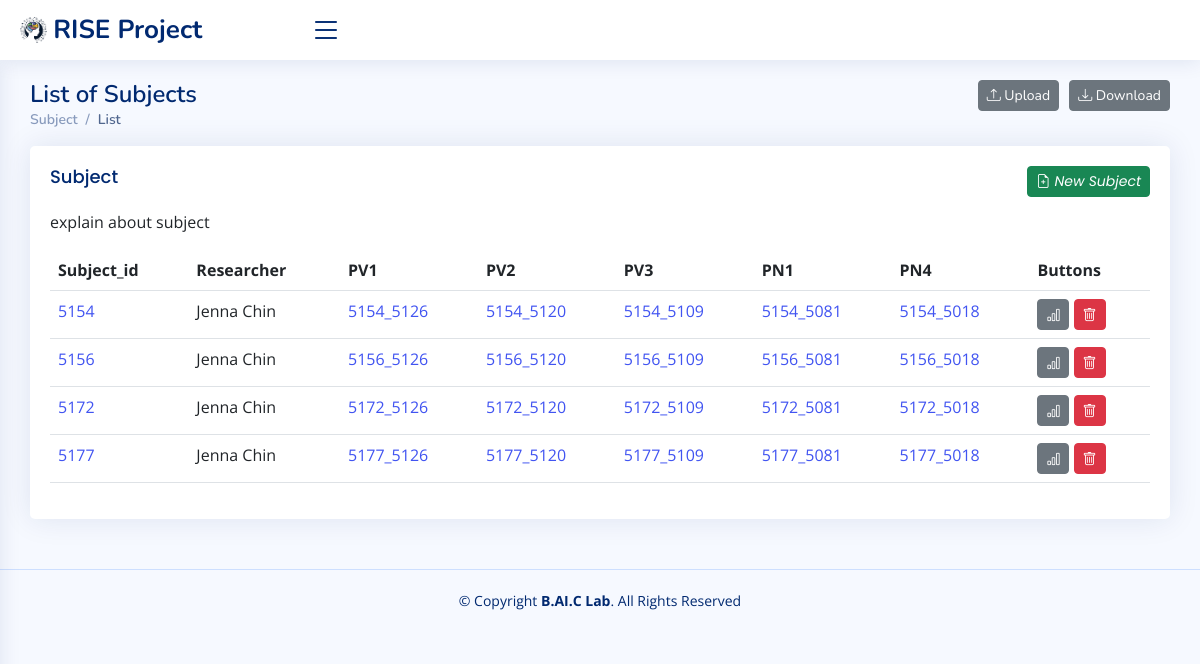
Page /home/ on the earlier database version.
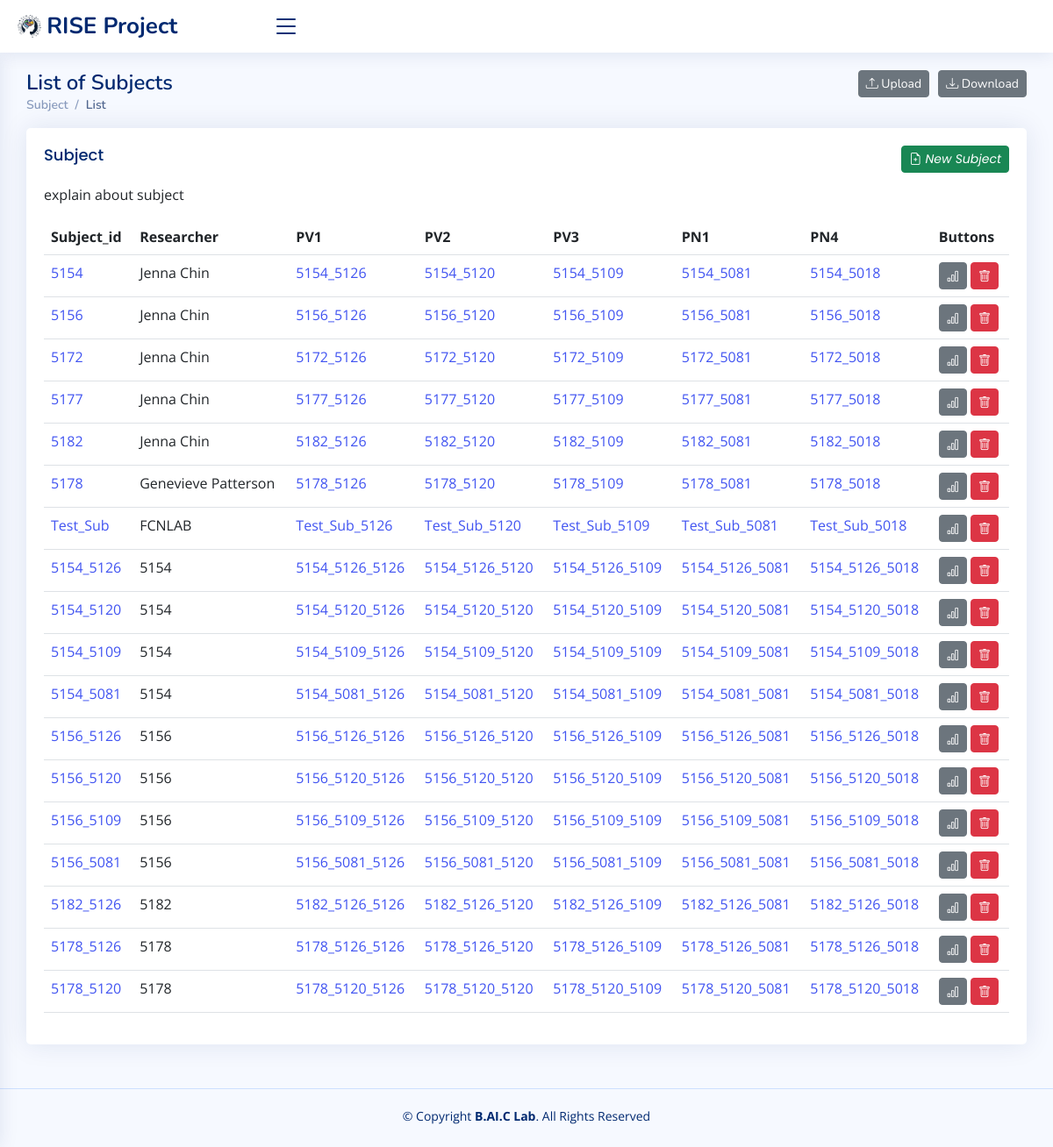
Same page on the later database version.
### rise/models.py (models this page shows, shortened)
class Subject(models.Model):
    subject_id = models.CharField(max_length=20, primary_key=True)
    researcher = models.CharField(max_length=20)
    pv1 = models.CharField(max_length=20)
    pv2 = models.CharField(max_length=20)
    pv3 = models.CharField(max_length=20)
    pn1 = models.CharField(max_length=20)
    pn4 = models.CharField(max_length=20)
    class Meta:
        app_label = 'rise'

### rise/views.py (the view)
# urls.py: path('home/', subject_list, name='home'),
def subject_list(request):
    subjects = Subject.objects.all()
    return render(request, 'subject_list.html', {'subjects': subjects})

### rise/templates/subject_list.html (shortened to what this page needs)
<!DOCTYPE html>
<html lang="en">
{% load static %}
<head>
  <link href="{% static 'assets/vendor/bootstrap/css/bootstrap.min.css' %}" rel="stylesheet">
  <link href="{% static 'assets/vendor/bootstrap-icons/bootstrap-icons.css' %}" rel="stylesheet">
  <link href="{% static 'assets/vendor/boxicons/css/boxicons.min.css' %}" rel="stylesheet">
  <link href="{% static 'assets/vendor/quill/quill.snow.css' %}" rel="stylesheet">
  <link href="{% static 'assets/vendor/quill/quill.bubble.css' %}" rel="stylesheet">
  <link href="{% static 'assets/vendor/remixicon/remixicon.css' %}" rel="stylesheet">
  <link href="{% static 'assets/vendor/simple-datatables/style.css' %}" rel="stylesheet">
  <link href="{% static 'assets/css/style.css' %}" rel="stylesheet">
</head>
<body>
  <header id="header" class="header fixed-top d-flex align-items-center">
    <div class="d-flex align-items-center justify-content-between">
      <a href="/home" class="logo d-flex align-items-center">
        <img src="{% static 'assets/img/baic.png' %}" alt="">
        <span class="d-none d-lg-block"> RISE Project</span>
      </a>
      <i class="bi bi-list toggle-sidebar-btn"></i>
    </div>
  </header>
  <main id="main" class="main">
    <div class="pagetitle">
      <h1>
          List of Subjects
          <a href="{% url 'subject_download' %}">
              <button type="button" class="btn btn-secondary btn-sm" style="float: right; margin-left: 10px"><i class="bi bi-download"></i> Download</button>
          </a>
          <a href="{% url 'subject_upload' %}">
              <button type="button" class="btn btn-secondary btn-sm" style="float: right;"><i class="bi bi-upload"></i> Upload</button>
          </a>
      </h1>
      <nav>
        <ol class="breadcrumb">
          <li class="breadcrumb-item">Subject</li>
          <li class="breadcrumb-item active">List</li>
        </ol>
      </nav>
    </div>
    <section class="section">
      <div class="row">
        <div class="col-lg-12">
          <div class="card">
            <div class="card-body">
              <h5 class="card-title">Subject
                  <a href="/subjectNew">
                      <button type="button" class="btn btn-success btn-sm" style="float: right;"><i class="bi bi-file-earmark-plus"> New Subject</i></button>
                  </a>
              </h5>
              <p>explain about subject</p>
              {% if subjects %}
                <table class="table datatable">
                <thead>
                  <tr>
                    <th scope="col">Subject_id</th>
                    <th scope="col">Researcher</th>
                    <th scope="col">PV1</th>
                    <th scope="col">PV2</th>
                    <th scope="col">PV3</th>
                    <th scope="col">PN1</th>
                    <th scope="col">PN4</th>
                    <th scope="col">Buttons</th>
                  </tr>
                </thead>
                    <tbody>
                    {% for subject in subjects %}
                    <tr>
                        <td><a href="{% url 'subject_update' subject.subject_id %}">{{ subject.subject_id }}</a></td>
                        <td>{{ subject.researcher }}</td>
                        <td><a href="{% url 'interview_update' subject.pv1 %}">{{ subject.pv1 }}</a></td>
                        <td><a href="{% url 'interview_update' subject.pv2 %}">{{ subject.pv2 }}</a></td>
                        <td><a href="{% url 'interview_update' subject.pv3 %}">{{ subject.pv3 }}</a></td>
                        <td><a href="{% url 'interview_update' subject.pn1 %}">{{ subject.pn1 }}</a></td>
                        <td><a href="{% url 'interview_update' subject.pn4 %}">{{ subject.pn4 }}</a></td>
                        <td>
                            <a href="/subjectStatics/{{ subject.subject_id }}">
                                <button type="button" class="btn btn-secondary btn-sm"><i class="bi bi-bar-chart"></i></button>
                            </a>
                            <a href="/subjectDelete/{{ subject.subject_id }}" onclick="return confirmDelete();">
                                <button type="button" class="btn btn-danger btn-sm"><i class="bi bi-trash"></i></button>
                            </a>
                        </td>
                    </tr>
                    {% endfor %}
                    </tbody>
              </table>
              {% else %}
                  <p>No Subject</p>
              {% endif %}
            </div>
          </div>
        </div>
      </div>
    </section>
  </main>
  <footer id="footer" class="footer">
    <div class="copyright">
      &copy; Copyright <strong><span>B.AI.C Lab</span></strong>. All Rights Reserved
    </div>
    <div class="credits">
    </div>
  </footer>
</body>
</html>

### static/assets/css/style.css (style rules this page uses)
:root { scroll-behavior: smooth; }
body { font-family: "Open Sans", sans-serif; background: #f6f9ff; color: #444444; }
a { color: #4154f1; text-decoration: none; }
h1, h2, h3, h4, h5, h6 { font-family: "Nunito", sans-serif; }
#main { margin-top: 60px; padding: 20px 30px; transition: all 0.3s; }
.pagetitle { margin-bottom: 10px; }
.pagetitle h1 { font-size: 24px; margin-bottom: 0; font-weight: 600; color: #012970; }
.card { margin-bottom: 30px; border: none; border-radius: 5px; box-shadow: 0px 0 30px rgba(1, 41, 112, 0.1); }
.card-title { padding: 20px 0 15px 0; font-size: 18px; font-weight: 500; color: #012970; font-family: "Poppins", sans-serif; }
.card-body { padding: 0 20px 20px 20px; }
.breadcrumb { font-size: 14px; font-family: "Nunito", sans-serif; color: #899bbd; font-weight: 600; }
.breadcrumb .breadcrumb-item::before { color: #899bbd; }
.breadcrumb .active { color: #51678f; font-weight: 600; }
.logo { line-height: 1; }
@media (min-width: 1200px) { .logo { width: 280px; } }
.logo img { max-height: 26px; margin-right: 6px; }
.logo span { font-size: 26px; font-weight: 700; color: #012970; font-family: "Nunito", sans-serif; }
.header { transition: all 0.5s; z-index: 997; height: 60px; box-shadow: 0px 2px 20px rgba(1, 41, 112, 0.1); background-color: #fff; padding-left: 20px; }
.header .toggle-sidebar-btn { font-size: 32px; padding-left: 10px; cursor: pointer; color: #012970; }
@media (min-width: 1200px) { #main, #footer { margin-left: 0; } }
.footer { padding: 20px 0; font-size: 14px; transition: all 0.3s; border-top: 1px solid #cddfff; }
.footer .copyright { text-align: center; color: #012970; }
.footer .credits { padding-top: 5px; text-align: center; font-size: 13px; color: #012970; }

Differences in the rows shown:
added Subject: subject_id "5182", researcher "Jenna Chin", pv1 "5182_5126", pv2 "5182_5120", pv3 "5182_5109", pn1 "5182_5081", pn4 "5182_5018"
added Subject: subject_id "5178", researcher "Genevieve Patterson", pv1 "5178_5126", pv2 "5178_5120", pv3 "5178_5109", pn1 "5178_5081", pn4 "5178_5018"
added Subject: subject_id "Test_Sub", researcher "FCNLAB", pv1 "Test_Sub_5126", pv2 "Test_Sub_5120", pv3 "Test_Sub_5109", pn1 "Test_Sub_5081", pn4 "Test_Sub_5018"
added Subject: subject_id "5154_5126", researcher "5154", pv1 "5154_5126_5126", pv2 "5154_5126_5120", pv3 "5154_5126_5109", pn1 "5154_5126_5081", pn4 "5154_5126_5018"
added Subject: subject_id "5154_5120", researcher "5154", pv1 "5154_5120_5126", pv2 "5154_5120_5120", pv3 "5154_5120_5109", pn1 "5154_5120_5081", pn4 "5154_5120_5018"
added Subject: subject_id "5154_5109", researcher "5154", pv1 "5154_5109_5126", pv2 "5154_5109_5120", pv3 "5154_5109_5109", pn1 "5154_5109_5081", pn4 "5154_5109_5018"
added Subject: subject_id "5154_5081", researcher "5154", pv1 "5154_5081_5126", pv2 "5154_5081_5120", pv3 "5154_5081_5109", pn1 "5154_5081_5081", pn4 "5154_5081_5018"
added Subject: subject_id "5156_5126", researcher "5156", pv1 "5156_5126_5126", pv2 "5156_5126_5120", pv3 "5156_5126_5109", pn1 "5156_5126_5081", pn4 "5156_5126_5018"
added Subject: subject_id "5156_5120", researcher "5156", pv1 "5156_5120_5126", pv2 "5156_5120_5120", pv3 "5156_5120_5109", pn1 "5156_5120_5081", pn4 "5156_5120_5018"
added Subject: subject_id "5156_5109", researcher "5156", pv1 "5156_5109_5126", pv2 "5156_5109_5120", pv3 "5156_5109_5109", pn1 "5156_5109_5081", pn4 "5156_5109_5018"
added Subject: subject_id "5156_5081", researcher "5156", pv1 "5156_5081_5126", pv2 "5156_5081_5120", pv3 "5156_5081_5109", pn1 "5156_5081_5081", pn4 "5156_5081_5018"
added Subject: subject_id "5182_5126", researcher "5182", pv1 "5182_5126_5126", pv2 "5182_5126_5120", pv3 "5182_5126_5109", pn1 "5182_5126_5081", pn4 "5182_5126_5018"
added Subject: subject_id "5178_5126", researcher "5178", pv1 "5178_5126_5126", pv2 "5178_5126_5120", pv3 "5178_5126_5109", pn1 "5178_5126_5081", pn4 "5178_5126_5018"
added Subject: subject_id "5178_5120", researcher "5178", pv1 "5178_5120_5126", pv2 "5178_5120_5120", pv3 "5178_5120_5109", pn1 "5178_5120_5081", pn4 "5178_5120_5018"
